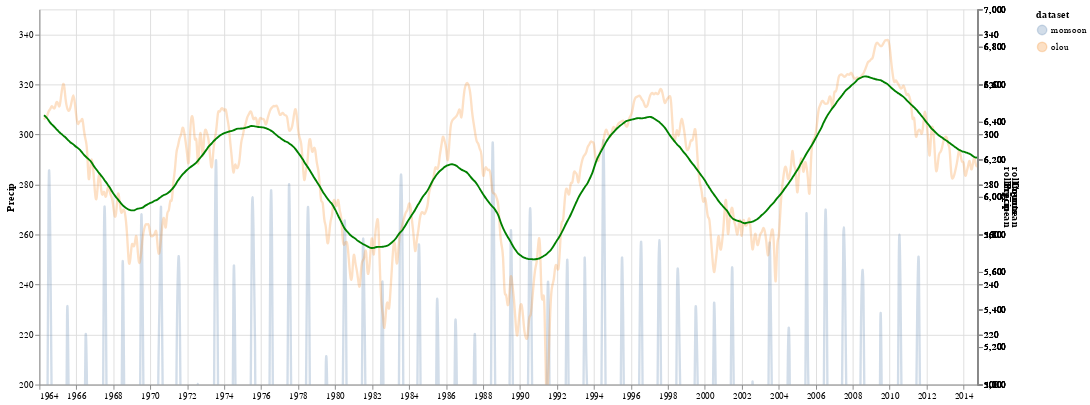

Notebook cell for this chart:
### Markdown cell above
### Interactive Visualization

### Code cell
# Pan and zoom
select = alt.selection_interval(
    bind="scales",
    encodings=["x"]
)

# Monsoon precipitation.
line_chart_monsoon = alt.Chart(dataset[np.isnan(dataset['Precip']) == False]).mark_line(
    interpolate='basis',
    strokeWidth=2.5,
    opacity=0.25
).encode(
    x=alt.X('Date:T', title=""),
    y=alt.Y('Precip:Q', scale=alt.Scale(domain=[200, 350])),
    color=alt.Color("dataset", legend=alt.Legend(symbolType='circle'))
).add_params(
    select
)

# Monsoon precipitation rolling average.
moving_avg_monsoon = alt.Chart(dataset[np.isnan(dataset['Precip']) == False]).transform_window(
    rolling_mean='mean(Precip)',
    frame=[-30, 30],
).mark_line(
    color='red',
    strokeWidth=2,
    interpolate='basis'
).encode(
    x=alt.X('Date:T'),
    y=alt.Y('rolling_mean:Q', scale=alt.Scale(domain=[200, 350]))
)

# Olou cosmic ray counts.
line_chart_olou = alt.Chart(dataset[np.isnan(dataset['Counts']) == False]).mark_line(
    interpolate='basis',
    strokeWidth=2.5,
    opacity=0.25
).encode(
    x=alt.X('Date:T', title=""),
    y=alt.Y('Counts:Q', scale=alt.Scale(domain=[5000, 7000])),
    color=alt.Color("dataset", legend=alt.Legend(symbolType='circle'))
).add_params(
    select
)

# Olou cosmic ray counts rolling average.
moving_avg_olou = alt.Chart(dataset[np.isnan(dataset['Counts']) == False]).transform_window(
    rolling_mean='mean(Counts)',
    frame=[-30, 30],
).mark_line(
    color='green',
    strokeWidth=2,
    interpolate='basis'
).encode(
    x=alt.X('Date:T'),
    y=alt.Y('rolling_mean:Q', scale=alt.Scale(domain=[5000, 7000]))
)

# Get nearest point y-value from selection.
nearest = alt.selection_point(
    nearest=True,
    on='mouseover',
    fields=['Date'],
    empty=False
)

# Monsoon selector.
selectors_monsoon = alt.Chart(dataset[dataset['dataset'] == 'monsoon']).mark_point().encode(
    x=alt.X('Date:T'),
    y=alt.Y('Precip:Q', scale=alt.Scale(domain=[200, 350])),
    opacity=alt.value(0),
).add_params(
    nearest
)

# Olou selector.
selectors_olou = alt.Chart(dataset[dataset['dataset'] == 'olou']).mark_point().encode(
    x=alt.X('Date:T'),
    y=alt.Y('Counts:Q', scale=alt.Scale(domain=[5000, 7000])),
    opacity=alt.value(0),
).add_params(
    nearest
)

# Monsoon highlighted points.
points_monsoon = alt.Chart(dataset[dataset['dataset'] == 'monsoon']).transform_filter(
    nearest
).mark_point(
    size=90, strokeWidth=1
).encode(
    x=alt.X('Date:T'),
    y=alt.Y('Precip:Q', scale=alt.Scale(domain=[200, 350])),
    color=alt.Color("dataset", legend=alt.Legend(symbolType='circle'))
)

# Olou highlighted points.
points_olou = alt.Chart(dataset[dataset['dataset'] == 'olou']).transform_filter(
    nearest
).mark_point(
    size=90, strokeWidth=1
).encode(
    x=alt.X('Date:T'),
    y=alt.Y('Counts:Q', scale=alt.Scale(domain=[5000, 7000])),
    color=alt.Color("dataset", legend=alt.Legend(symbolType='circle'))
)

# Gray draggable bar.
rules = alt.Chart(dataset).mark_rule(
    color='lightgray',
    opacity=0.4
).encode(
    x=alt.X('Date:T'),
    strokeWidth=alt.StrokeWidthValue(4)
).transform_filter(
    nearest
)

# Monsoon label text.
text_monsoon = alt.Chart(dataset[dataset['dataset'] == 'monsoon']).mark_text(
    align='left',
    dx=7,
    fontSize=14
).encode(
    x=alt.X('Date:T'),
    y=alt.X('Precip:Q', scale=alt.Scale(domain=[200, 350])),
    text=alt.Text('Precip', format='.2f'),
    color=alt.Color("dataset", legend=alt.Legend(symbolType='circle'))
).transform_filter(
    nearest
)

# Olou label text.
text_olou = alt.Chart(dataset[dataset['dataset'] == 'olou']).mark_text(
    align='left',
    dx=7,
    fontSize=14
).encode(
    x=alt.X('Date:T'),
    y=alt.Y('Counts:Q', scale=alt.Scale(domain=[5000, 7000])),
    text=alt.Text('Counts', format='.2f'),
    color=alt.Color("dataset", legend=alt.Legend(symbolType='circle'))
).transform_filter(
    nearest
)

# Layer the chart.
alt.layer(
    line_chart_monsoon, moving_avg_monsoon, line_chart_olou, moving_avg_olou, points_monsoon, points_olou,
    selectors_monsoon, selectors_olou, rules, text_monsoon, text_olou
).configure_axis(
    # disable=True,
).properties(
    width=1000, height=400
).resolve_scale(x='shared', y='independent')

### Figure 1 — Vega-Lite specification as saved in the notebook (floating-point values rounded to 4 significant figures; data arrays with more than 128 entries replaced by an {"elided": "..."} marker saying what was removed)
{"$schema": "https://vega.github.io/schema/vega-lite/v5.16.3.json", "config": {"axis": {}, "view": {"continuousHeight": 300, "continuousWidth": 300}}, "datasets": {"data-0b9b462aa5738c088fe22609070fd7f9": {"elided": "1183 records"}, "data-6cbc7f1db88b996cebdd1a63a7beb8b3": {"elided": "607 records"}, "data-987c072b4754d232da1ea777ba52219f": {"elided": "576 records"}}, "height": 400, "layer": [{"data": {"name": "data-987c072b4754d232da1ea777ba52219f"}, "encoding": {"color": {"field": "dataset", "legend": {"symbolType": "circle"}, "type": "nominal"}, "x": {"field": "Date", "title": "", "type": "temporal"}, "y": {"field": "Precip", "scale": {"domain": [200, 350]}, "type": "quantitative"}}, "mark": {"interpolate": "basis", "opacity": 0.25, "strokeWidth": 2.5, "type": "line"}, "name": "view_438"}, {"data": {"name": "data-987c072b4754d232da1ea777ba52219f"}, "encoding": {"x": {"field": "Date", "type": "temporal"}, "y": {"field": "rolling_mean", "scale": {"domain": [200, 350]}, "type": "quantitative"}}, "mark": {"color": "red", "interpolate": "basis", "strokeWidth": 2, "type": "line"}, "transform": [{"frame": [-30, 30], "window": [{"as": "rolling_mean", "field": "Precip", "op": "mean"}]}]}, {"data": {"name": "data-6cbc7f1db88b996cebdd1a63a7beb8b3"}, "encoding": {"color": {"field": "dataset", "legend": {"symbolType": "circle"}, "type": "nominal"}, "x": {"field": "Date", "title": "", "type": "temporal"}, "y": {"field": "Counts", "scale": {"domain": [5000, 7000]}, "type": "quantitative"}}, "mark": {"interpolate": "basis", "opacity": 0.25, "strokeWidth": 2.5, "type": "line"}}, {"data": {"name": "data-6cbc7f1db88b996cebdd1a63a7beb8b3"}, "encoding": {"x": {"field": "Date", "type": "temporal"}, "y": {"field": "rolling_mean", "scale": {"domain": [5000, 7000]}, "type": "quantitative"}}, "mark": {"color": "green", "interpolate": "basis", "strokeWidth": 2, "type": "line"}, "transform": [{"frame": [-30, 30], "window": [{"as": "rolling_mean", "field": "Counts", "op": "mean"}]}]}, {"data": {"name": "data-987c072b4754d232da1ea777ba52219f"}, "encoding": {"color": {"field": "dataset", "legend": {"symbolType": "circle"}, "type": "nominal"}, "x": {"field": "Date", "type": "temporal"}, "y": {"field": "Precip", "scale": {"domain": [200, 350]}, "type": "quantitative"}}, "mark": {"size": 90, "strokeWidth": 1, "type": "point"}, "transform": [{"filter": {"empty": false, "param": "param_331"}}]}, {"data": {"name": "data-6cbc7f1db88b996cebdd1a63a7beb8b3"}, "encoding": {"color": {"field": "dataset", "legend": {"symbolType": "circle"}, "type": "nominal"}, "x": {"field": "Date", "type": "temporal"}, "y": {"field": "Counts", "scale": {"domain": [5000, 7000]}, "type": "quantitative"}}, "mark": {"size": 90, "strokeWidth": 1, "type": "point"}, "transform": [{"filter": {"empty": false, "param": "param_331"}}]}, {"data": {"name": "data-987c072b4754d232da1ea777ba52219f"}, "encoding": {"opacity": {"value": 0}, "x": {"field": "Date", "type": "temporal"}, "y": {"field": "Precip", "scale": {"domain": [200, 350]}, "type": "quantitative"}}, "mark": {"type": "point"}, "name": "view_439"}, {"data": {"name": "data-6cbc7f1db88b996cebdd1a63a7beb8b3"}, "encoding": {"opacity": {"value": 0}, "x": {"field": "Date", "type": "temporal"}, "y": {"field": "Counts", "scale": {"domain": [5000, 7000]}, "type": "quantitative"}}, "mark": {"type": "point"}}, {"data": {"name": "data-0b9b462aa5738c088fe22609070fd7f9"}, "encoding": {"strokeWidth": {"value": 4}, "x": {"field": "Date", "type": "temporal"}}, "mark": {"color": "lightgray", "opacity": 0.4, "type": "rule"}, "transform": [{"filter": {"empty": false, "param": "param_331"}}]}, {"data": {"name": "data-987c072b4754d232da1ea777ba52219f"}, "encoding": {"color": {"field": "dataset", "legend": {"symbolType": "circle"}, "type": "nominal"}, "text": {"field": "Precip", "format": ".2f", "type": "quantitative"}, "x": {"field": "Date", "type": "temporal"}, "y": {"field": "Precip", "scale": {"domain": [200, 350]}, "type": "quantitative"}}, "mark": {"align": "left", "dx": 7, "fontSize": 14, "type": "text"}, "transform": [{"filter": {"empty": false, "param": "param_331"}}]}, {"data": {"name": "data-6cbc7f1db88b996cebdd1a63a7beb8b3"}, "encoding": {"color": {"field": "dataset", "legend": {"symbolType": "circle"}, "type": "nominal"}, "text": {"field": "Counts", "format": ".2f", "type": "quantitative"}, "x": {"field": "Date", "type": "temporal"}, "y": {"field": "Counts", "scale": {"domain": [5000, 7000]}, "type": "quantitative"}}, "mark": {"align": "left", "dx": 7, "fontSize": 14, "type": "text"}, "transform": [{"filter": {"empty": false, "param": "param_331"}}]}], "params": [{"bind": "scales", "name": "param_330", "select": {"encodings": ["x"], "type": "interval"}, "views": ["view_438"]}, {"name": "param_331", "select": {"fields": ["Date"], "nearest": true, "on": "mouseover", "type": "point"}, "views": ["view_439"]}], "resolve": {"scale": {"x": "shared", "y": "independent"}}, "width": 1000}
